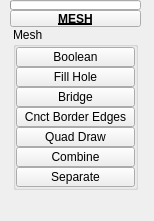
<?xml version="1.0" encoding="UTF-8"?>
<ui version="4.0">
 <class>QtUi</class>
 <widget class="QMainWindow" name="QtUi">
  <property name="enabled">
   <bool>true</bool>
  </property>
  <property name="geometry">
   <rect>
    <x>0</x>
    <y>0</y>
    <width>154</width>
    <height>221</height>
   </rect>
  </property>
  <property name="minimumSize">
   <size>
    <width>0</width>
    <height>0</height>
   </size>
  </property>
  <property name="maximumSize">
   <size>
    <width>999</width>
    <height>999</height>
   </size>
  </property>
  <property name="windowTitle">
   <string>Toolkit</string>
  </property>
  <property name="layoutDirection">
   <enum>Qt::LeftToRight</enum>
  </property>
  <property name="tabShape">
   <enum>QTabWidget::Triangular</enum>
  </property>
  <property name="dockNestingEnabled">
   <bool>true</bool>
  </property>
  <property name="dockOptions">
   <set>QMainWindow::AllowNestedDocks|QMainWindow::AllowTabbedDocks|QMainWindow::AnimatedDocks|QMainWindow::ForceTabbedDocks</set>
  </property>
  <property name="balette" stdset="0">
   <palette>
    <active>
     <colorrole role="ButtonText">
      <brush brushstyle="SolidPattern">
       <color alpha="255">
        <red>255</red>
        <green>255</green>
        <blue>255</blue>
       </color>
      </brush>
     </colorrole>
     <colorrole role="Highlight">
      <brush brushstyle="SolidPattern">
       <color alpha="255">
        <red>168</red>
        <green>152</green>
        <blue>250</blue>
       </color>
      </brush>
     </colorrole>
    </active>
    <inactive>
     <colorrole role="ButtonText">
      <brush brushstyle="SolidPattern">
       <color alpha="255">
        <red>255</red>
        <green>255</green>
        <blue>255</blue>
       </color>
      </brush>
     </colorrole>
     <colorrole role="Highlight">
      <brush brushstyle="SolidPattern">
       <color alpha="255">
        <red>168</red>
        <green>152</green>
        <blue>250</blue>
       </color>
      </brush>
     </colorrole>
    </inactive>
    <disabled>
     <colorrole role="ButtonText">
      <brush brushstyle="SolidPattern">
       <color alpha="255">
        <red>120</red>
        <green>120</green>
        <blue>120</blue>
       </color>
      </brush>
     </colorrole>
     <colorrole role="Highlight">
      <brush brushstyle="SolidPattern">
       <color alpha="255">
        <red>0</red>
        <green>120</green>
        <blue>215</blue>
       </color>
      </brush>
     </colorrole>
    </disabled>
   </palette>
  </property>
  <widget class="QWidget" name="mainWindow">
   <property name="balette" stdset="0">
    <palette>
     <active>
      <colorrole role="Highlight">
       <brush brushstyle="SolidPattern">
        <color alpha="255">
         <red>168</red>
         <green>152</green>
         <blue>250</blue>
        </color>
       </brush>
      </colorrole>
     </active>
     <inactive>
      <colorrole role="Highlight">
       <brush brushstyle="SolidPattern">
        <color alpha="255">
         <red>168</red>
         <green>152</green>
         <blue>250</blue>
        </color>
       </brush>
      </colorrole>
     </inactive>
     <disabled>
      <colorrole role="Highlight">
       <brush brushstyle="SolidPattern">
        <color alpha="255">
         <red>168</red>
         <green>152</green>
         <blue>250</blue>
        </color>
       </brush>
      </colorrole>
     </disabled>
    </palette>
   </property>
   <widget class="QWidget" name="layoutWidget">
    <property name="geometry">
     <rect>
      <x>10</x>
      <y>0</y>
      <width>131</width>
      <height>206</height>
     </rect>
    </property>
    <layout class="QGridLayout" name="gridLayout">
     <property name="spacing">
      <number>0</number>
     </property>
     <item row="0" column="1" colspan="2">
      <widget class="ProgressBar" name="progressBar">
       <property name="sizePolicy">
        <sizepolicy hsizetype="Ignored" vsizetype="Fixed">
         <horstretch>0</horstretch>
         <verstretch>0</verstretch>
        </sizepolicy>
       </property>
       <property name="minimumSize">
        <size>
         <width>0</width>
         <height>10</height>
        </size>
       </property>
       <property name="maximumSize">
        <size>
         <width>16777215</width>
         <height>10</height>
        </size>
       </property>
       <property name="value">
        <number>0</number>
       </property>
       <property name="textVisible">
        <bool>false</bool>
       </property>
      </widget>
     </item>
     <item row="2" column="1" colspan="2">
      <layout class="QHBoxLayout" name="horizontalLayout">
       <item>
        <layout class="QVBoxLayout" name="verticalLayout">
         <property name="spacing">
          <number>0</number>
         </property>
         <item>
          <widget class="QGroupBox" name="Mesh">
           <property name="minimumSize">
            <size>
             <width>125</width>
             <height>0</height>
            </size>
           </property>
           <property name="maximumSize">
            <size>
             <width>125</width>
             <height>999</height>
            </size>
           </property>
           <property name="title">
            <string>Mesh</string>
           </property>
           <layout class="QVBoxLayout" name="verticalLayout_2">
            <property name="spacing">
             <number>0</number>
            </property>
            <property name="leftMargin">
             <number>0</number>
            </property>
            <property name="topMargin">
             <number>0</number>
            </property>
            <property name="rightMargin">
             <number>0</number>
            </property>
            <property name="bottomMargin">
             <number>0</number>
            </property>
            <item>
             <widget class="ToolButton" name="tb008">
              <property name="enabled">
               <bool>true</bool>
              </property>
              <property name="minimumSize">
               <size>
                <width>0</width>
                <height>20</height>
               </size>
              </property>
              <property name="maximumSize">
               <size>
                <width>125</width>
                <height>20</height>
               </size>
              </property>
              <property name="toolTip">
               <string>Preforms a boolean union on the selected polygon objects creating a new object</string>
              </property>
              <property name="text">
               <string>Boolean</string>
              </property>
              <property name="iconSize">
               <size>
                <width>18</width>
                <height>18</height>
               </size>
              </property>
             </widget>
            </item>
            <item>
             <widget class="QPushButton" name="b001">
              <property name="enabled">
               <bool>true</bool>
              </property>
              <property name="minimumSize">
               <size>
                <width>0</width>
                <height>20</height>
               </size>
              </property>
              <property name="maximumSize">
               <size>
                <width>125</width>
                <height>20</height>
               </size>
              </property>
              <property name="toolTip">
               <string>Cap holes modifier</string>
              </property>
              <property name="text">
               <string>Fill Hole</string>
              </property>
              <property name="iconSize">
               <size>
                <width>18</width>
                <height>18</height>
               </size>
              </property>
             </widget>
            </item>
            <item>
             <widget class="ToolButton" name="tb001">
              <property name="enabled">
               <bool>true</bool>
              </property>
              <property name="minimumSize">
               <size>
                <width>0</width>
                <height>20</height>
               </size>
              </property>
              <property name="maximumSize">
               <size>
                <width>125</width>
                <height>20</height>
               </size>
              </property>
              <property name="toolTip">
               <string>Create a bridge between two sets of edges or faces</string>
              </property>
              <property name="text">
               <string>Bridge</string>
              </property>
              <property name="iconSize">
               <size>
                <width>18</width>
                <height>18</height>
               </size>
              </property>
             </widget>
            </item>
            <item>
             <widget class="QPushButton" name="b021">
              <property name="enabled">
               <bool>true</bool>
              </property>
              <property name="minimumSize">
               <size>
                <width>0</width>
                <height>20</height>
               </size>
              </property>
              <property name="maximumSize">
               <size>
                <width>125</width>
                <height>20</height>
               </size>
              </property>
              <property name="toolTip">
               <string>Automatically build mesh between two selected edge borders.</string>
              </property>
              <property name="text">
               <string>Cnct Border Edges</string>
              </property>
              <property name="iconSize">
               <size>
                <width>18</width>
                <height>18</height>
               </size>
              </property>
             </widget>
            </item>
            <item>
             <widget class="QPushButton" name="b028">
              <property name="enabled">
               <bool>true</bool>
              </property>
              <property name="minimumSize">
               <size>
                <width>0</width>
                <height>20</height>
               </size>
              </property>
              <property name="maximumSize">
               <size>
                <width>125</width>
                <height>20</height>
               </size>
              </property>
              <property name="toolTip">
               <string>Enter quad draw tool</string>
              </property>
              <property name="text">
               <string>Quad Draw</string>
              </property>
              <property name="iconSize">
               <size>
                <width>18</width>
                <height>18</height>
               </size>
              </property>
             </widget>
            </item>
            <item>
             <widget class="ToolButton" name="tb002">
              <property name="enabled">
               <bool>true</bool>
              </property>
              <property name="minimumSize">
               <size>
                <width>0</width>
                <height>20</height>
               </size>
              </property>
              <property name="maximumSize">
               <size>
                <width>125</width>
                <height>20</height>
               </size>
              </property>
              <property name="toolTip">
               <string>Combine the selected polygon objects into one single object to allow operations such as merges or face trims</string>
              </property>
              <property name="text">
               <string>Combine</string>
              </property>
              <property name="iconSize">
               <size>
                <width>18</width>
                <height>18</height>
               </size>
              </property>
             </widget>
            </item>
            <item>
             <widget class="QPushButton" name="b002">
              <property name="enabled">
               <bool>true</bool>
              </property>
              <property name="minimumSize">
               <size>
                <width>0</width>
                <height>20</height>
               </size>
              </property>
              <property name="maximumSize">
               <size>
                <width>125</width>
                <height>20</height>
               </size>
              </property>
              <property name="toolTip">
               <string>Separates the selected polygonobject shells or the shells of any selected faces from the object into one object into distinct objects</string>
              </property>
              <property name="text">
               <string>Separate</string>
              </property>
              <property name="iconSize">
               <size>
                <width>18</width>
                <height>18</height>
               </size>
              </property>
             </widget>
            </item>
           </layout>
          </widget>
         </item>
         <item>
          <spacer name="verticalSpacer">
           <property name="orientation">
            <enum>Qt::Vertical</enum>
           </property>
           <property name="sizeHint" stdset="0">
            <size>
             <width>20</width>
             <height>40</height>
            </size>
           </property>
          </spacer>
         </item>
        </layout>
       </item>
      </layout>
     </item>
     <item row="1" column="1" colspan="2">
      <widget class="PushButtonDraggable" name="draggable_header">
       <property name="minimumSize">
        <size>
         <width>19</width>
         <height>17</height>
        </size>
       </property>
       <property name="maximumSize">
        <size>
         <width>999</width>
         <height>17</height>
        </size>
       </property>
       <property name="font">
        <font>
         <weight>75</weight>
         <bold>true</bold>
         <underline>true</underline>
        </font>
       </property>
       <property name="text">
        <string>MESH</string>
       </property>
       <property name="checkable">
        <bool>true</bool>
       </property>
      </widget>
     </item>
    </layout>
   </widget>
  </widget>
 </widget>
 <customwidgets>
  <customwidget>
   <class>ToolButton</class>
   <extends>QToolButton</extends>
   <header>widgets.toolbutton.h</header>
  </customwidget>
  <customwidget>
   <class>PushButtonDraggable</class>
   <extends>QPushButton</extends>
   <header>widgets.pushbuttondraggable.h</header>
  </customwidget>
  <customwidget>
   <class>ProgressBar</class>
   <extends>QProgressBar</extends>
   <header>widgets.progressbar.h</header>
  </customwidget>
 </customwidgets>
 <resources/>
 <connections/>
 <designerdata>
  <property name="gridDeltaX">
   <number>5</number>
  </property>
  <property name="gridDeltaY">
   <number>5</number>
  </property>
  <property name="gridSnapX">
   <bool>true</bool>
  </property>
  <property name="gridSnapY">
   <bool>true</bool>
  </property>
  <property name="gridVisible">
   <bool>true</bool>
  </property>
 </designerdata>
</ui>
